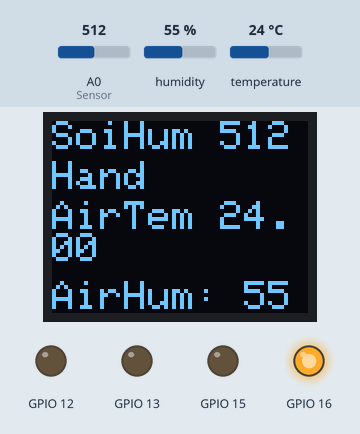
This sketch was run on a simulated ESP8266 (Wemos D1 mini). On the bench: 64×48 one-colour display, output pins drawn as LEDs (lit = HIGH). The inputs (shaded band) are chosen by the test bench; at power-on: humidity 55 %, A0 (Sensor) = 512, temperature 24 °C. WiFi joins after 1.5 s; servers stay silent unless stated; what the sketch prints to the serial monitor is not drawn.

Above: at 3.0 s.
3.1 s: humidity set to 22 %
At 4.5 s:
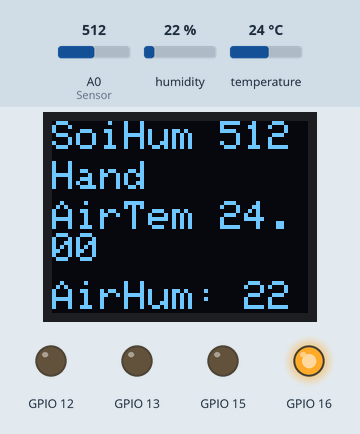
4.8 s: A0 (Sensor) set to 716
At 5.2 s:
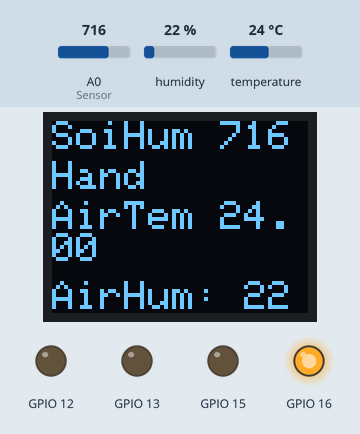
6.4 s: temperature set to 12 °C
At 7.2 s:
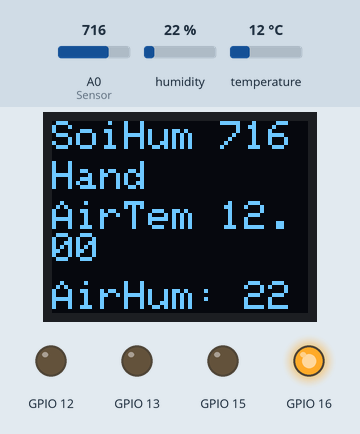
7.9 s: A0 (Sensor) set to 900
At 9.1 s:
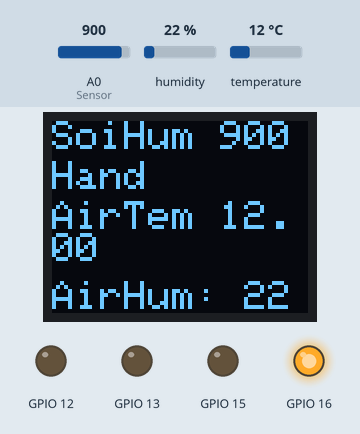
9.5 s: humidity set to 40 %
At 10.8 s:
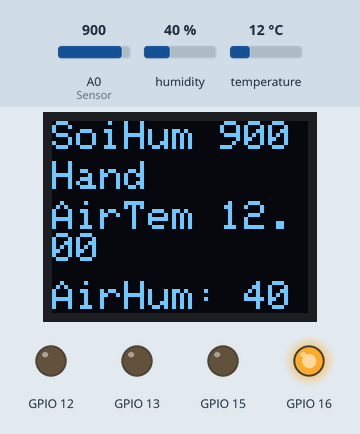
11.1 s: temperature set to 19 °C
At 11.8 s:
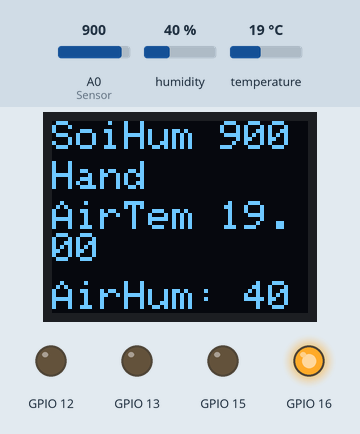
Timing chart, 0 to 13.7 s (numbered marks = the images above; inputs shaded):
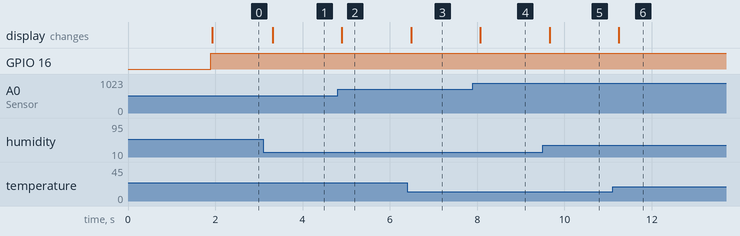

Measured:
- after the input at 3.1 s, the display: changes after 0.21 s (image 1)
- after the input at 4.8 s, the display: changes after 0.10 s (image 2)
- after the input at 6.4 s, the display: changes after 0.09 s (image 3)
- after the input at 7.9 s, the display: changes after 0.17 s (image 4)
- after the input at 9.5 s, the display: changes after 0.16 s (image 5)
- after the input at 11.1 s, the display: changes after 0.15 s (image 6)

The sketch:

Blynk_OLED_Moisture_relay_Tem_power.ino
```cpp
/*************************************************************
 *************************************************************/

/* Comment this out to disable prints and save space */
#define BLYNK_PRINT Serial
#include <ESP8266WiFi.h>
#include <BlynkSimpleEsp8266.h>
#include <Wire.h>  // Include Wire if you're using I2C
#include <SFE_MicroOLED.h>  // Include the SFE_MicroOLED library
#include <WEMOS_SHT3X.h>


SHT3X sht30(0x45);
// You should get Auth Token in the Blynk App.
// Go to the Project Settings (nut icon).
char auth[] = "1cfb060debcf46a08729b25c0a405c85";               //授权码
char ssid[] = "GengRX";                                         //WifiSSID
char pass[] = "11111111";                                       //Wifi密码

// Use Virtual pin 5 for uptime display
#define PIN_UPTIME V5
#define PIN_UPTIME6 V6
#define PIN_UPTIME7 V7
#define PIN_UPTIME8 V8
#define PIN_RESET 255  //
#define DC_JUMPER 0  // I2C Addres: 0 - 0x3C, 1 - 0x3D
#define ONE_WIRE_BUS 2

const int AirValue = 850;   //you need to replace this value with Value_1
const int WaterValue = 350;  //you need to replace this value with Value_2
int intervals = (AirValue - WaterValue)/4;
int soilMoistureValue = 0;
int DangerousTem = 30;
// This function tells Arduino what to do if there is a Widget
// which is requesting data for Virtual Pin (5)
MicroOLED oled(PIN_RESET, DC_JUMPER);  // I2C Example

BLYNK_READ(PIN_UPTIME)
{
  Blynk.virtualWrite(PIN_UPTIME6,sht30.humidity);
  Blynk.virtualWrite(PIN_UPTIME7,sht30.cTemp);
  soilMoistureValue = analogRead(A0);  //put Sensor insert into soil
  // This command writes Arduino's uptime in seconds to Virtual Pin (5)
  Blynk.virtualWrite(PIN_UPTIME8,soilMoistureValue);
  if(soilMoistureValue > WaterValue && soilMoistureValue < (WaterValue + intervals))    // Very Wet
  {
    Blynk.virtualWrite(PIN_UPTIME,"Very Wet");
  }
  else if(soilMoistureValue > (WaterValue + intervals) && soilMoistureValue < (WaterValue + 2*intervals))   // Wet
  {
    Blynk.virtualWrite(PIN_UPTIME,"Wet");
  }
  else if(soilMoistureValue < WaterValue + 3*intervals && soilMoistureValue > (WaterValue + 2*intervals))   // Dry
  {
    Blynk.virtualWrite(PIN_UPTIME,"Dry");
  }
  else if(soilMoistureValue < WaterValue + 4*intervals && soilMoistureValue > (WaterValue + 3*intervals))   // Very Dry
  {
    Blynk.virtualWrite(PIN_UPTIME,soilMoistureValue);
  }
}

void setup()
{
  Serial.begin(9600);
  pinMode(16,OUTPUT);  //D3口输出，控制电机
  pinMode(13,OUTPUT);  //D7口输出，由APP控制，切换手动/自动切换
  pinMode(15,OUTPUT);  //D8口输出，由APP控制，手动模式下切换是/否浇水
  pinMode(12,OUTPUT);  //D6口输出, 控制警报灯
  oled.begin();     // Initialize the OLED
  oled.clear(PAGE); // Clear the display's internal memory
  oled.clear(ALL);  // Clear the library's display buffer
  oled.display();   // Display what's in the buffer (splashscreen)
  Blynk.begin(auth, ssid, pass);
}

void loop()
{
  sht30.get();
  Serial.print("Temperature in Celsius:");
  Serial.println(sht30.cTemp);
  Serial.print("Temperature in Fahrenheit : ");
  Serial.println(sht30.fTemp);
  Serial.print("Relative Humidity : ");
  Serial.println(sht30.humidity);
  Serial.println();
  soilMoistureValue = analogRead(A0);  //put Sensor insert into soil
  oled.clear(PAGE);  // Clear the buffer
  oled.setCursor(0, 0);           // 控制显示位置
  oled.print("SoiHum ");          // Print "A0"
  oled.print(soilMoistureValue);  // Print a0 reading
  oled.setCursor(0, 10);
  digitalWrite(12, LOW);
  if(digitalRead(15) == HIGH)
  {
    if(soilMoistureValue > WaterValue && soilMoistureValue < (WaterValue + intervals))    // Very Wet
    {
      digitalWrite(16,HIGH);
      Serial.println("Very Wet");
      oled.print("Very Wet");          // Print "A0"
    }
    else if(soilMoistureValue > (WaterValue + intervals) && soilMoistureValue < (WaterValue + 2*intervals))
    {
//      digitalWrite(0,HIGH);       //两个阈值之间留一定距离，防止震荡
      Serial.println("Wet");
      oled.print("Wet");
    }
    else if(soilMoistureValue < WaterValue + 3*intervals && soilMoistureValue > (WaterValue + 2*intervals))
    {
      if(sht30.cTemp < DangerousTem)
      {
        digitalWrite(16,LOW);
      }
      else if(sht30.cTemp >= DangerousTem)
      {
        digitalWrite(12,HIGH);
      }
      Serial.println("Dry");
      oled.print("Dry");
    }
    else if(soilMoistureValue < WaterValue + 4*intervals && soilMoistureValue > (WaterValue + 3*intervals))
    {
      if(sht30.cTemp < DangerousTem)
      {
        digitalWrite(16,LOW);
      }
      else if(sht30.cTemp >= DangerousTem)
      {
        digitalWrite(12,HIGH);
      }
      Serial.println("Very Dry");
      oled.print("Very Dry");
    }
  }

  else if(digitalRead(15) == LOW)
  {
    if(digitalRead(13) == HIGH)
    {
      digitalWrite(16,LOW);
      Serial.println("Open");
      oled.print("Hand");
    }
    else if(digitalRead(13) == LOW)
    {
      digitalWrite(16,HIGH);
      Serial.println("Hand-Mode Close");
      oled.print("Hand");
     }
  }
  oled.setCursor(0,20);
  oled.setFontType(5);         // 7-segment font
  oled.print("AirTem ");          // Print "A0"
  oled.print(sht30.cTemp);  // Print a0 reading
  oled.setCursor(0,40);
  oled.setFontType(5);         // 7-segment font
  oled.print("AirHum: ");          // Print Air HUmidity
  oled.print(sht30.humidity);  // Print Air HUmidity Reading


  oled.display(); //  Draw the memory buffer

  delay(100);
  Blynk.run();
}
```
